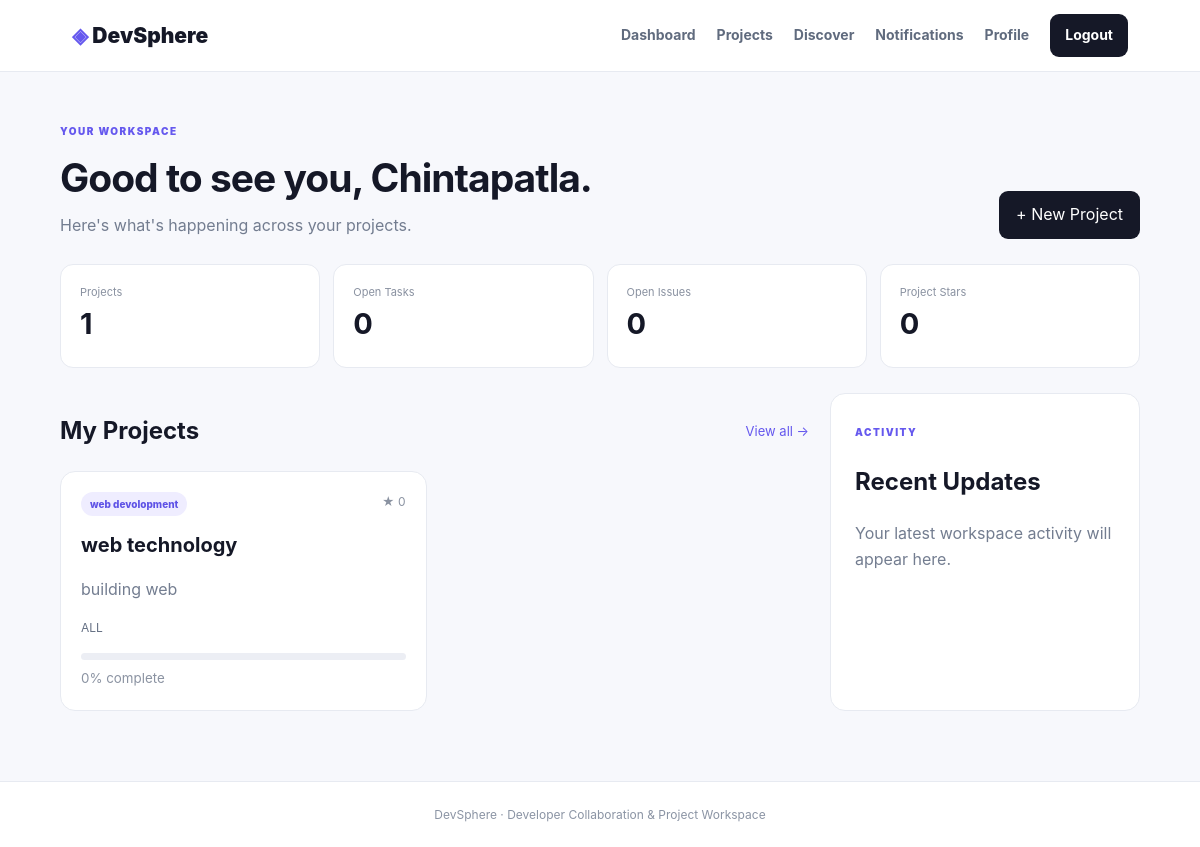
The app's page /dashboard (signed in) with its own data.
### tables this page shows
CREATE TABLE users(
        id INTEGER PRIMARY KEY AUTOINCREMENT,
        name TEXT NOT NULL,
        email TEXT UNIQUE NOT NULL,
        password TEXT NOT NULL,
        bio TEXT DEFAULT '',
        skills TEXT DEFAULT '',
        github TEXT DEFAULT '',
        linkedin TEXT DEFAULT '',
        created_at TEXT DEFAULT CURRENT_TIMESTAMP
    );

CREATE TABLE projects(
        id INTEGER PRIMARY KEY AUTOINCREMENT,
        owner_id INTEGER NOT NULL,
        title TEXT NOT NULL,
        description TEXT NOT NULL,
        category TEXT NOT NULL,
        technologies TEXT DEFAULT '',
        github TEXT DEFAULT '',
        demo TEXT DEFAULT '',
        visibility TEXT DEFAULT 'Public',
        progress INTEGER DEFAULT 0,
        stars INTEGER DEFAULT 0,
        created_at TEXT DEFAULT CURRENT_TIMESTAMP,
        FOREIGN KEY(owner_id) REFERENCES users(id)
    );

### app.py (the view)
@app.route("/dashboard")
@login_required
def dashboard():
    conn=get_db()
    user=conn.execute(
        "SELECT * FROM users WHERE id=?",(session["user_id"],)
    ).fetchone()
    projects=conn.execute("""
        SELECT p.* FROM projects p
        JOIN members m ON p.id=m.project_id
        WHERE m.user_id=?
        ORDER BY p.created_at DESC
    """,(session["user_id"],)).fetchall()
    stats={
        "projects":len(projects),
        "tasks":conn.execute("""
            SELECT COUNT(*) FROM tasks t
            JOIN members m ON t.project_id=m.project_id
            WHERE m.user_id=? AND t.status!='Done'
        """,(session["user_id"],)).fetchone()[0],
        "issues":conn.execute("""
            SELECT COUNT(*) FROM issues i
            JOIN members m ON i.project_id=m.project_id
            WHERE m.user_id=? AND i.status!='Resolved'
        """,(session["user_id"],)).fetchone()[0],
        "stars":conn.execute("""
            SELECT COALESCE(SUM(stars),0) FROM projects WHERE owner_id=?
        """,(session["user_id"],)).fetchone()[0]
    }
    conn.close()
    return render_template("dashboard.html",user=user,projects=projects,stats=stats)

### app.py (called while the page is built)
def get_db():
    conn = sqlite3.connect(DB)
    conn.row_factory = sqlite3.Row
    return conn

def login_required(view):
    @wraps(view)
    def wrapper(*args, **kwargs):
        if "user_id" not in session:
            flash("Please login to continue.", "warning")
            return redirect(url_for("login"))
        return view(*args, **kwargs)
    return wrapper

@app.context_processor
def common_data():
    if "user_id" not in session:
        return {}
    conn=get_db()
    count=conn.execute(
        "SELECT COUNT(*) FROM notifications WHERE user_id=? AND is_read=0",
        (session["user_id"],)
    ).fetchone()[0]
    conn.close()
    return {"unread_notifications":count}

### templates/dashboard.html (shortened to what this page needs)
{% extends "base.html" %}
{% block content %}
<div class="page-header">
<div><span class="eyebrow">YOUR WORKSPACE</span><h1>Good to see you, {{user.name.split()[0]}}.</h1><p>Here's what's happening across your projects.</p></div>
<a class="btn primary" href="{{url_for('create_project')}}">+ New Project</a>
</div>
<div class="stats-grid">
<div><span>Projects</span><strong>{{stats.projects}}</strong></div>
<div><span>Open Tasks</span><strong>{{stats.tasks}}</strong></div>
<div><span>Open Issues</span><strong>{{stats.issues}}</strong></div>
<div><span>Project Stars</span><strong>{{stats.stars}}</strong></div>
</div>
<section class="dashboard-grid">
<div>
<div class="section-heading"><h2>My Projects</h2><a href="{{url_for('projects')}}">View all →</a></div>
<div class="project-grid">
{% for p in projects %}
<a class="project-card" href="{{url_for('project',project_id=p.id)}}">
<div class="card-row"><span class="tag">{{p.category}}</span><span>★ {{p.stars}}</span></div>
<h3>{{p.title}}</h3><p>{{p.description[:110]}}{% if p.description|length>110 %}…{% endif %}</p>
<div class="technology">{{p.technologies}}</div>
<div class="progress"><i style="width:{{p.progress}}%"></i></div><small>{{p.progress}}% complete</small>
</a>
{% else %}
<div class="empty">No projects yet. Create your first project workspace.</div>
{% endfor %}
</div>
</div>
<aside class="panel">
<span class="eyebrow">ACTIVITY</span><h2>Recent Updates</h2>
<p class="muted">Your latest workspace activity will appear here.</p>
</aside>
</section>
{% endblock %}

### static/css/style.css (style rules this page uses)
* { box-sizing:border-box }
:root { --ink:#151827;--muted:#737d90;--line:#e7eaf1;--purple:#6558ee;--bg:#f7f8fc;--white:#fff }
body { margin:0;background:var(--bg);color:var(--ink);font-family:Inter,Segoe UI,Arial,sans-serif;line-height:1.6 }
.eyebrow { font-size:10px;letter-spacing:1.5px;color:var(--purple);font-weight:900 }
.muted { color:var(--muted) }
.btn { border:0;border-radius:9px;padding:11px 17px;font-weight:750;text-decoration:none;display:inline-block;cursor:pointer;font:inherit }
.primary { background:var(--ink);color:#fff }
.progress { height:7px;background:#eceef4;border-radius:50px;overflow:hidden;margin:12px 0 5px }
.feature-grid div,.panel,.project-card,.auth-card { background:#fff;border:1px solid var(--line);border-radius:15px }
.page-header { display:flex;justify-content:space-between;align-items:end;padding:45px 0 25px }
.page-header h1 { font-size:39px;letter-spacing:-1px;margin:4px 0 }
.page-header p { color:var(--muted);margin:0 }
.stats-grid,.project-stats { display:grid;grid-template-columns:repeat(4,1fr);gap:13px;margin-bottom:25px }
.stats-grid div,.project-stats div { background:#fff;border:1px solid var(--line);border-radius:13px;padding:19px }
.stats-grid span,.project-stats span { display:block;color:#8991a0;font-size:11px }
.stats-grid strong,.project-stats strong { font-size:29px }
.dashboard-grid,.profile-grid { display:grid;grid-template-columns:1fr 310px;gap:21px;padding-bottom:70px }
.section-heading { display:flex;justify-content:space-between;align-items:center }
.section-heading a { color:var(--purple);text-decoration:none;font-size:13px }
.project-grid { display:grid;grid-template-columns:repeat(2,1fr);gap:16px }
.project-card { padding:20px;text-decoration:none;color:inherit;display:block;transition:.2s }
.card-row { display:flex;justify-content:space-between;color:#8a92a1;font-size:12px }
.tag { display:inline-block;background:#efedff;color:#5e52e6;padding:4px 9px;border-radius:50px;font-size:10px;font-weight:850 }
.project-card h3 { font-size:20px;margin:13px 0 5px }
.project-card p { color:var(--muted) }
.technology { color:#657084;font-size:12px;margin:15px 0 }
.project-card small { color:#8b93a2 }
.panel { padding:24px }

### records on screen
users: name "Chintapatla"
projects: category "web devolopment", stars "0", title "web technology", description "building web", technologies "ALL", progress "0"

### other values on screen
{{ stats.projects }} "1"
{{ stats.tasks }} "0"
{{ stats.issues }} "0"
{{ stats.stars }} "0"
